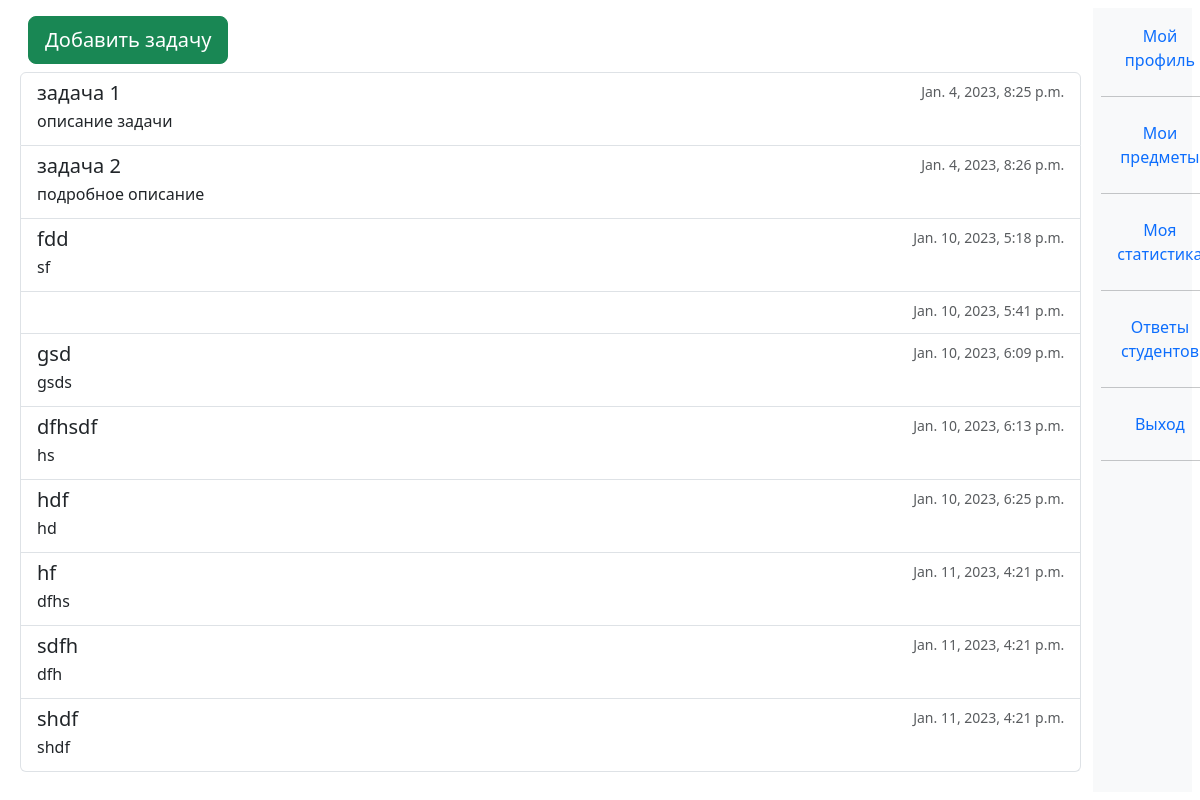
Page /subject/1 (signed in) on the earlier database version.
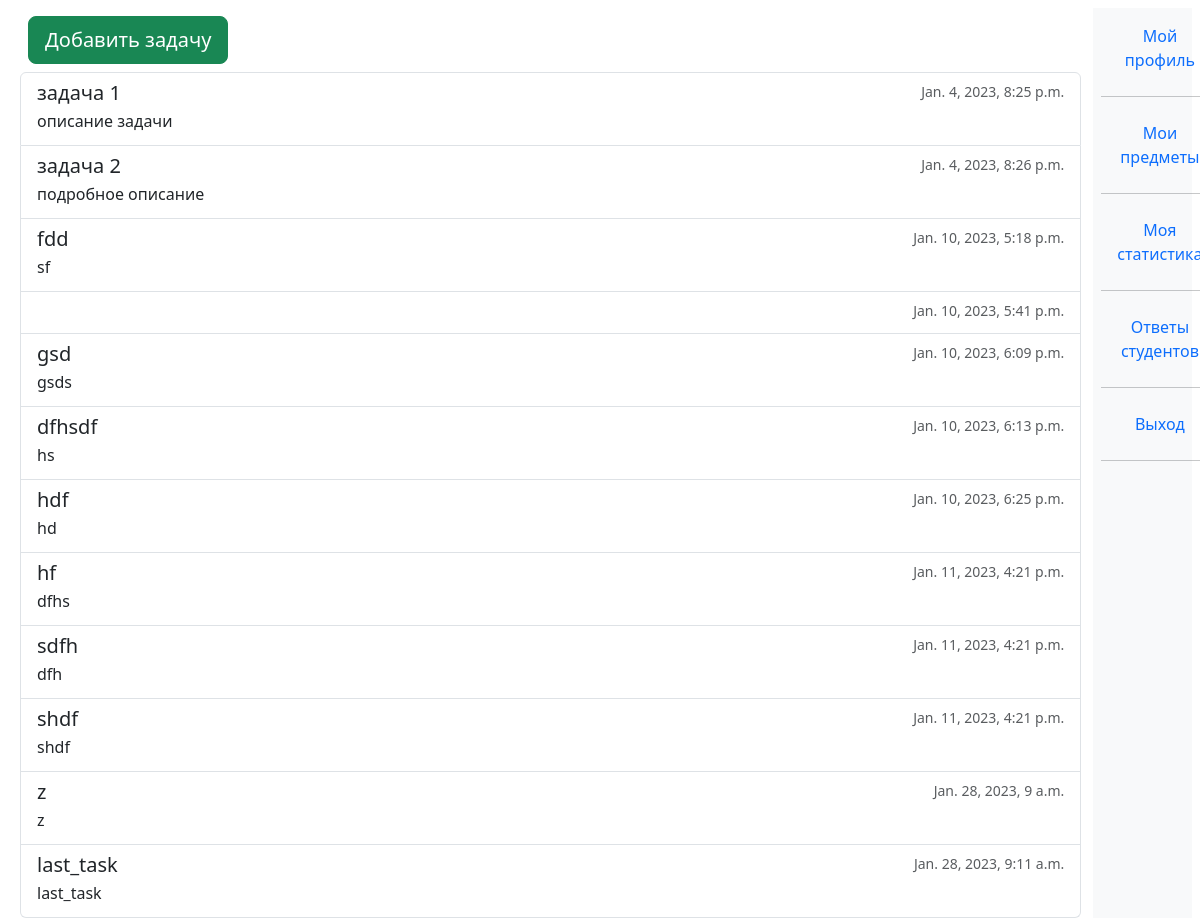
Same page on the later database version.
### univ_app/models.py (models this page shows, shortened)
class Task(models.Model):
    title = models.CharField(max_length=200, default = '', blank = True) #this field is present in Test itself
    description = models.TextField(default = '', blank = True) #this field is present in Test itself
    subject = models.ForeignKey("Subject", blank = True, null = True, on_delete = models.SET_NULL)
    created_at = models.DateTimeField(auto_now_add = True, null = True, blank = True)
    created_by = models.ForeignKey("Teacher", blank = True, null = True, on_delete = models.SET_NULL)
    class Meta:
        abstract = True
    def get_type(self):
        return self.__class__.__name__

class CommonTask(Task):
    file = models.FileField(upload_to = "uploads/common_tasks/", blank = True, null = True)

class Test(Task):
    slug = models.SlugField(max_length = 120 , blank = True, null = True, unique = True)
    link = models.CharField(max_length=1000, default = '')
    image = models.ImageField(upload_to = "uploads/", blank = True , null=True, default = "test.png")

### univ_app/decorators.py (the view)
        def wrapper(request, *args, **kwargs):
            group = None
            if request.user.groups.exists():
                group = request.user.groups.all()[0].name
            if group in allowed_groups:
                return view_func(request, *args, **kwargs)
            else:
                return HttpResponse("У вас нет прав доступа к этой странице")

### univ_app/models.py (called while the page is built)
    @property
    def all_tasks(self):
        common_tasks = self.commontask_set.all()
        info_tasks = self.infotask_set.all()
        test_tasks = self.test_set.all()
        tasks = list(chain(common_tasks, info_tasks, test_tasks))
        tasks.sort(key = lambda task : task.created_at)
        return tasks

### univ_app/templatetags/user_tags.py (called while the page is built)
@register.filter(name='has_group')
def has_group(user, group_name):
    return user.groups.filter(name=group_name).exists()

### univ_app/views.py (called while the page is built)
@allowed_users(allowed_groups = ["teacher", "student"])
def ts_subject(request, subj_id):
    subject = Subject.objects.get(id = subj_id)
    user = request.user
    tasks = subject.all_tasks
    ctx = {
    "subject":subject,
    "tasks":tasks,
    }
    return render(request,"mutual_views/ts_subject.html",ctx)

### templates/mutual_views/ts_subject.html (shortened to what this page needs)
{%extends "base.html"%}
{%load user_tags%}
{% block ts_subject %}
{% if request.user|has_group:'teacher' %}
  <a href="{%url 't_choose_task_type' subject.id%}" class = 'btn btn-success btn-lg m-2' >Добавить задачу</a>
{% endif%}
<div class="list-group">
  {%for task in tasks%}
  <a href="{%url 'ts_task' task.get_type task.id %}" class="list-group-item list-group-item-action flex-column align-items-start">
    <div class="d-flex w-100 justify-content-between">
      <h5 class="mb-1">{{task.title}} </h5>
      <small class="text-muted">{{task.created_at}}</small>
    </div>
    <p class="mb-1">{{task.description}}</p>
  </a>
  {%endfor%}
</div>
{% endblock %}

Differences in the rows shown:
added Test: title "z", created_at "Jan. 28, 2023, 9 a.m.", description "z"
added CommonTask: title "last_task", created_at "Jan. 28, 2023, 9:11 a.m.", description "last_task"
